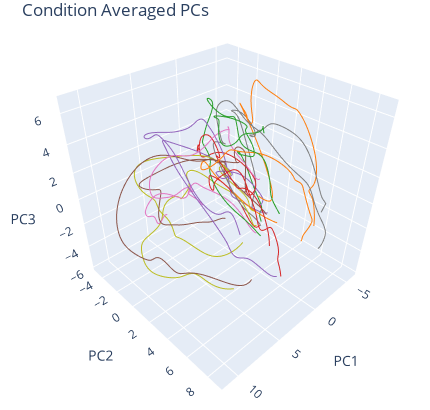

The notebook cell this image was saved under:
### Code cell
# COND AVG
    
fig = go.Figure()
for session in config.data.pretrain_sessions:    
    for cond_id, trials in trialized_data[session].groupby('condition'):
        avg_trials = []
        for trial_id, trial in trials.groupby('trial_id'):
            avg_trials.append(pca.transform(trial.factors_smth))
        avg_trials = np.array(avg_trials).mean(0)
        fig.add_trace(
            go.Scatter3d(
                x=avg_trials[:, 0], 
                y=avg_trials[:, 1], 
                z=avg_trials[:, 2],
                mode='lines',
                line=dict(color=f'{colors.rgb2hex(cm.tab10(cond_id))}'),
            )
        )

fig.update_layout(
    width=430,
    height=410,
    autosize=False,
    showlegend=False,
    title={
        'text': "Condition Averaged PCs",
        'y':0.96,
        'yanchor': 'bottom'
    },
    scene=dict(
        xaxis_showspikes=False,
        yaxis_showspikes=False,
        zaxis_showspikes=False,
        xaxis_title="PC1",
        yaxis_title="PC2",
        zaxis_title="PC3",
        camera=dict(
            center=dict(
                x=0.065,
                y=0.0,
                z=-0.075,
                # z=-0.12,
            ),
            eye=dict(
                x=1.3, 
                y=1.3, 
                z=1.3
            )
        ),
        aspectratio = dict( x=1, y=1, z=1 ),
        aspectmode = 'manual'
    ),
)

fig.update_layout(margin=dict(r=0, l=0, b=0, t=20))
config2 = {'displayModeBar': False}
fig.show(config=config2)

### Figure 1 — Plotly figure (JSON) as saved in the notebook; plotly's stock layout.template omitted (floating-point values rounded to 4 significant figures; data arrays with more than 128 entries replaced by an {"elided": "..."} marker saying what was removed)
{"data": [{"line": {"color": "#ff7f0e"}, "mode": "lines", "type": "scatter3d", "x": {"elided": "200 float values"}, "y": {"elided": "200 float values"}, "z": {"elided": "200 float values"}}, {"line": {"color": "#2ca02c"}, "mode": "lines", "type": "scatter3d", "x": {"elided": "200 float values"}, "y": {"elided": "200 float values"}, "z": {"elided": "200 float values"}}, {"line": {"color": "#d62728"}, "mode": "lines", "type": "scatter3d", "x": {"elided": "200 float values"}, "y": {"elided": "200 float values"}, "z": {"elided": "200 float values"}}, {"line": {"color": "#9467bd"}, "mode": "lines", "type": "scatter3d", "x": {"elided": "200 float values"}, "y": {"elided": "200 float values"}, "z": {"elided": "200 float values"}}, {"line": {"color": "#8c564b"}, "mode": "lines", "type": "scatter3d", "x": {"elided": "200 float values"}, "y": {"elided": "200 float values"}, "z": {"elided": "200 float values"}}, {"line": {"color": "#e377c2"}, "mode": "lines", "type": "scatter3d", "x": {"elided": "200 float values"}, "y": {"elided": "200 float values"}, "z": {"elided": "200 float values"}}, {"line": {"color": "#7f7f7f"}, "mode": "lines", "type": "scatter3d", "x": {"elided": "200 float values"}, "y": {"elided": "200 float values"}, "z": {"elided": "200 float values"}}, {"line": {"color": "#bcbd22"}, "mode": "lines", "type": "scatter3d", "x": {"elided": "200 float values"}, "y": {"elided": "200 float values"}, "z": {"elided": "200 float values"}}, {"line": {"color": "#ff7f0e"}, "mode": "lines", "type": "scatter3d", "x": {"elided": "200 float values"}, "y": {"elided": "200 float values"}, "z": {"elided": "200 float values"}}, {"line": {"color": "#2ca02c"}, "mode": "lines", "type": "scatter3d", "x": {"elided": "200 float values"}, "y": {"elided": "200 float values"}, "z": {"elided": "200 float values"}}, {"line": {"color": "#d62728"}, "mode": "lines", "type": "scatter3d", "x": {"elided": "200 float values"}, "y": {"elided": "200 float values"}, "z": {"elided": "200 float values"}}, {"line": {"color": "#9467bd"}, "mode": "lines", "type": "scatter3d", "x": {"elided": "200 float values"}, "y": {"elided": "200 float values"}, "z": {"elided": "200 float values"}}, {"line": {"color": "#8c564b"}, "mode": "lines", "type": "scatter3d", "x": {"elided": "200 float values"}, "y": {"elided": "200 float values"}, "z": {"elided": "200 float values"}}, {"line": {"color": "#e377c2"}, "mode": "lines", "type": "scatter3d", "x": {"elided": "200 float values"}, "y": {"elided": "200 float values"}, "z": {"elided": "200 float values"}}, {"line": {"color": "#7f7f7f"}, "mode": "lines", "type": "scatter3d", "x": {"elided": "200 float values"}, "y": {"elided": "200 float values"}, "z": {"elided": "200 float values"}}, {"line": {"color": "#bcbd22"}, "mode": "lines", "type": "scatter3d", "x": {"elided": "200 float values"}, "y": {"elided": "200 float values"}, "z": {"elided": "200 float values"}}], "layout": {"autosize": false, "height": 410, "margin": {"b": 0, "l": 0, "r": 0, "t": 20}, "scene": {"aspectmode": "manual", "aspectratio": {"x": 1, "y": 1, "z": 1}, "camera": {"center": {"x": 0.065, "y": 0, "z": -0.075}, "eye": {"x": 1.3, "y": 1.3, "z": 1.3}}, "xaxis": {"showspikes": false, "title": {"text": "PC1"}}, "yaxis": {"showspikes": false, "title": {"text": "PC2"}}, "zaxis": {"showspikes": false, "title": {"text": "PC3"}}}, "showlegend": false, "title": {"text": "Condition Averaged PCs", "y": 0.96, "yanchor": "bottom"}, "width": 430}}
